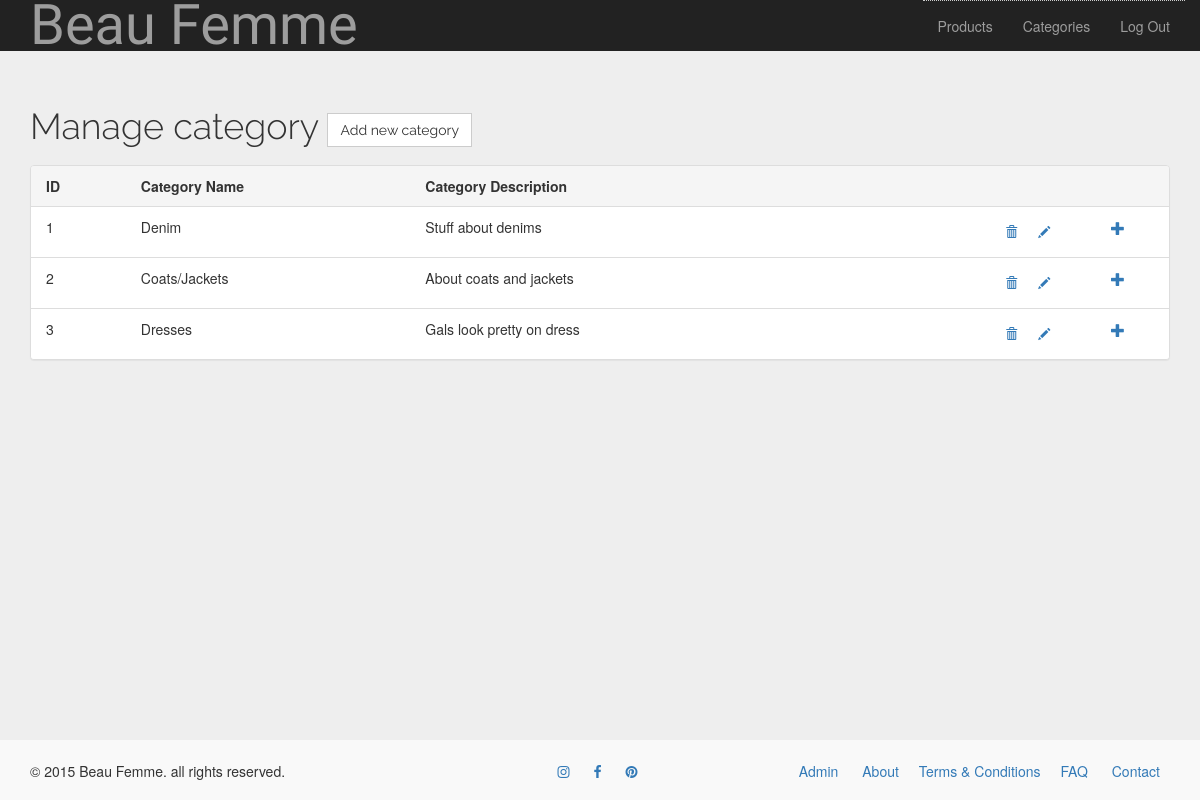
Page /admin/category.php (signed in) on the committed database.
### tables this page shows
CREATE TABLE IF NOT EXISTS `categories` (
  `category_name` varchar(30) NOT NULL,
  `category_id` int(5) NOT NULL AUTO_INCREMENT,
  `category_description` text NOT NULL,
  PRIMARY KEY (`category_id`),
  KEY `catID` (`category_id`),
  KEY `category_id` (`category_id`),
  KEY `category_id_2` (`category_id`)
);

CREATE TABLE IF NOT EXISTS `pages` (
  `page_id` int(3) NOT NULL AUTO_INCREMENT,
  `page_name` varchar(35) NOT NULL,
  `page_description` text NOT NULL,
  PRIMARY KEY (`page_id`)
);

### admin/category.php (the view, shortened to what this page needs)
<?php
  $sitePath = $_SERVER['DOCUMENT_ROOT']."crafts";
?>
<?php include_once($sitePath."/inc/_header.php"); ?>
<?php include_once($sitePath."/admin/nav.php"); ?>
<?php include_once($sitePath."/inc/_dbconnect.php"); ?>
<h1>Manage category
  <a class="btn btn-default" href='<?php echo "category-add.php"; ?>' data-toggle="modal" data-target="#myModal"> Add new category</a>
</h1>
  <?php
  $sql= "SELECT * FROM categories";
  $result = mysqli_query($con, $sql);
  $itemcount = mysqli_num_rows($result);
  $categoryIDs=array();
  if ($itemcount>0) {
    while ($row = mysqli_fetch_array($result)) {
        $categoryIDs[] = $row['category_id'];
      }
  }
  else {
  ?>
   <div class="alert alert-danger">No categories to display</div>
  <?php
  }
  ?>
<div class="panel panel-default">
      <div class="panel-heading hidden-xs">
        <div class="row hidden-xs">
            <div class="col-sm-1"><strong>ID</strong>                         </div>
            <div class="col-sm-3"><strong>Category Name</strong>              </div>
            <div class="col-sm-2"><strong>Category Description</strong>       </div>
        </div>
      </div>
    <div class="list-group" role="tablist" aria-multiselectable="true">
<?php
  foreach ($categoryIDs as $catID) {
      $sql0= "SELECT * FROM categories WHERE category_id = $catID";
      $result0 = mysqli_query($con, $sql0);
      $itemcount0 = mysqli_num_rows($result0);
      $categoryName="";
      $categoryDescription= "";
      if ($itemcount0>0) {
        while ($row0 = mysqli_fetch_array($result0)) {
            $categoryName= $row0["category_name"];
            $categoryDescription= $row0["category_description"];
        }
      }
?>
<div class="list-group-item">
        <div class="row">
            <div class="col-sm-1"><?php echo $catID; ?>                    </div>
            <div class="col-sm-3"><?php echo $categoryName; ?>             </div>
            <div class="col-sm-6"><?php echo $categoryDescription; ?>      </div>
            <div class="col-sm-2 ">
              <div class="btn-group btn-group-sm text-right">
                <a class="btn btn-link" href='<?php echo "category-delete.php?deleteid=$catID"; ?>' data-toggle="modal" data-target="#myModal">
                  <i class="glyphicon glyphicon-trash"></i>
                </a>
                <a class="btn btn-link" href='<?php echo "category-edit.php?itemid=$catID"; ?>' data-toggle="modal" data-target="#myModal">
                   <i class="glyphicon glyphicon-pencil"></i>
                </a>
              </div>
                <a class="list-group-item-heading collapsed pull-right" role="button" data-toggle="collapse" href="#<?php echo $catID ?>" aria-expanded="true" aria-controls="<?php echo $catID ?>"></a>
            </div>
        </div>
    </div>
<?php
  }
?>
</div>
</div>
<?php include_once($sitePath."/inc/_footer.php"); ?>

### inc/_footer.php (shortened to what this page needs)
</div>
<?php
  $sql= "SELECT * FROM pages";
  $result = mysqli_query($con, $sql);
  $itemcount = mysqli_num_rows($result);
  $pageIDs=array();
  if ($itemcount>0) {
    while ($row = mysqli_fetch_array($result)) {
        $pageIDs[] = $row['page_id'];
      }
  }
  $pagelist="";
  foreach ($pageIDs as $pageID) {
      $sql0= "SELECT * FROM pages WHERE page_id = $pageID";
      $result0 = mysqli_query($con, $sql0);
      $itemcount0 = mysqli_num_rows($result0);
      if ($itemcount0>0) {
        while ($row0 = mysqli_fetch_array($result0)) {
            $pageName= $row0["page_name"];
            $pagelist.="<li><a href='".$host."page.php?pageID=$pageID'>".$pageName."</a></li>";
        }
      }
  }
?>
<footer>
	<div class="container">
		<div class="row">
			<div class="col-sm-5">&copy; 2015 Beau Femme. all rights reserved.</div>
			<div class="col-sm-2 text-center">
				<ul class="list-inline">
					<li><a href="#"><i class="fa fa-instagram"></i></a></li>
					<li><a href="#"><i class="fa fa-facebook"></i></a></li>
					<li><a href="#"><i class="fa fa-pinterest"></i></a></li>
				</ul>
			</div>
			<div class="col-sm-5 text-right">
				<ul class="list-inline">
					<li><a href="<?php echo $host."admin"; ?>">Admin</a></li>
					<?php echo $pagelist; ?>
					<li><a href="<?php echo $host."contact.php"; ?>">Contact</a></li>
				</ul>
			</div>
		</div>
	</div>
</footer>
<body>

### style.css (style rules this page uses)
html { position: relative; min-height: 100%; }
body { background-color: #eee; height: 100%; margin-bottom: 80px; }
body > footer { position: absolute; bottom: 0; width: 100%; height: 60px; padding: 1.5em 0; background-color: #f9f9f9; z-index: 1; margin-top: 2em; }
.container { position: relative; }
h1,h2 { font-family: 'Raleway', sans-serif; font-weight: 300; }
h1 { margin: 1em 0 0.5em; }
.btn, .form-control { border-radius: 0; }
.list-inline li { margin: 0 5px; }
.list-group-item-heading { display: block; padding: 10px 15px 10px 35px; position: relative; margin-top: 5px; }
.list-group-item-heading:before { font-family: "Glyphicons Halflings"; content: "\2212"; padding-right: 5px; position: absolute; left: 7px; top: 50%; margin-top: -14px; }
.list-group-item-heading.collapsed:before { content: "\2b"; }

### rows in the picture
categories: category_name "Denim", category_description "Stuff about denims"
categories: category_name "Coats/Jackets", category_description "About coats and jackets"
categories: category_name "Dresses", category_description "Gals look pretty on dress"
pages: page_name "About"
pages: page_name "Terms & Conditions"
pages: page_name "FAQ"

### other values in the picture
$catID "1"
$catID "2"
$catID "3"
